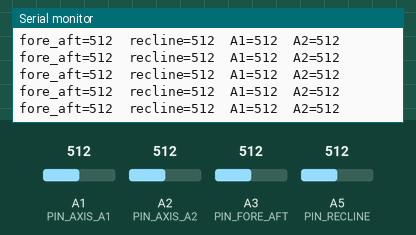
A sketch run on a simulated Arduino Nano, built with avr-gcc and run on an emulated ATmega328P. Parts: the last lines printed to the serial monitor. Inputs (shaded band) come from the test bench; at power-on: A1 (PIN_AXIS_A1) = 512, A2 (PIN_AXIS_A2) = 512, A3 (PIN_FORE_AFT) = 512, A5 (PIN_RECLINE) = 512.

Above: at 1.2 s.
1.3 s: A1 (PIN_AXIS_A1) set to 716
At 1.57 s:
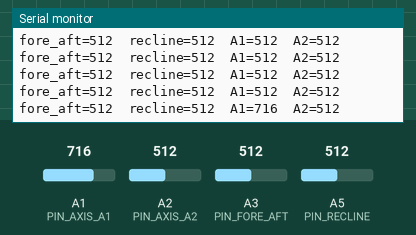
2.8 s: A2 (PIN_AXIS_A2) set to 716
At 2.98 s:
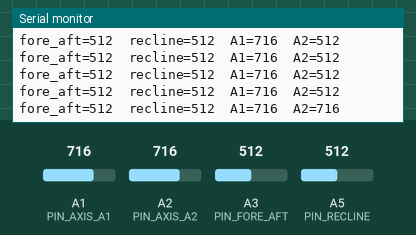
4.3 s: A3 (PIN_FORE_AFT) set to 716
At 4.38 s:
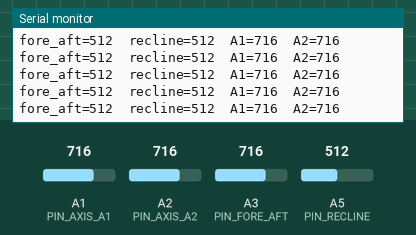
5.8 s: A5 (PIN_RECLINE) set to 716
At 6.0 s:
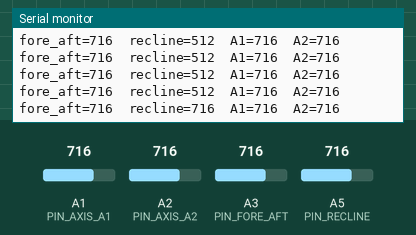
7.3 s: A1 (PIN_AXIS_A1) set to 992
At 7.41 s:
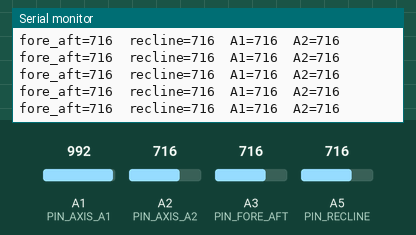
8.8 s: A2 (PIN_AXIS_A2) set to 992
At 8.82 s:
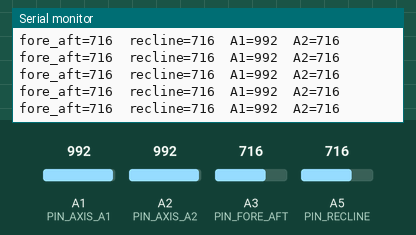
Timing chart, 0 to 11.3 s (numbered marks = the images above; inputs shaded):
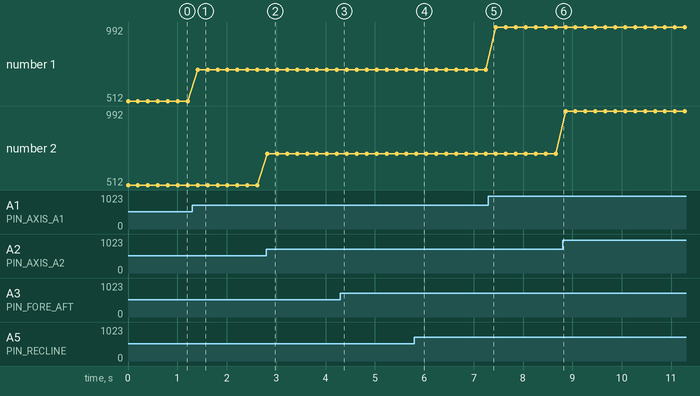

Measured:
- after the input at 1.3 s, the serial monitor: prints a new line after 0.11 s (image 1)
- after the input at 2.8 s, the serial monitor: prints a new line at once (image 2)
- after the input at 5.8 s, the serial monitor: prints a new line at once (image 4)
- plotted number 1: 512 → 716 after the input at 1.3 s, 716 → 992 after the input at 7.3 s

The sketch:

diagnostic_read_switch_panel.ino
```cpp
// Reads the four movement lines from the Preh switch panel and prints raw 10-bit ADC
// values over serial (115200 baud).
//
// Uses the Nano's internal pull-up (INPUT_PULLUP) — confirmed working this way, switch
// panel PIN 6 is not used at all.
//
// fore_aft (A3) and recline (A5) are confirmed working: idle ~1023, backward ~25-30,
// forward ~38-43. front_tilt and rear_tilt share A1/A2 but which is which isn't confirmed
// yet (that board isn't built) — use this sketch to find out once it is: hold each
// direction button and record the steady-state reading here.

const int PIN_FORE_AFT   = A3; // confirmed - "seat base"
const int PIN_RECLINE    = A5; // confirmed - "backrest"
const int PIN_AXIS_A1    = A1; // front_tilt or rear_tilt - not yet confirmed which
const int PIN_AXIS_A2    = A2; // front_tilt or rear_tilt - not yet confirmed which

void setup() {
  Serial.begin(115200);
  pinMode(PIN_FORE_AFT, INPUT_PULLUP);
  pinMode(PIN_RECLINE, INPUT_PULLUP);
  pinMode(PIN_AXIS_A1, INPUT_PULLUP);
  pinMode(PIN_AXIS_A2, INPUT_PULLUP);
}

void loop() {
  Serial.print("fore_aft=");
  Serial.print(analogRead(PIN_FORE_AFT));
  Serial.print("  recline=");
  Serial.print(analogRead(PIN_RECLINE));
  Serial.print("  A1=");
  Serial.print(analogRead(PIN_AXIS_A1));
  Serial.print("  A2=");
  Serial.println(analogRead(PIN_AXIS_A2));
  delay(200);
}
```
